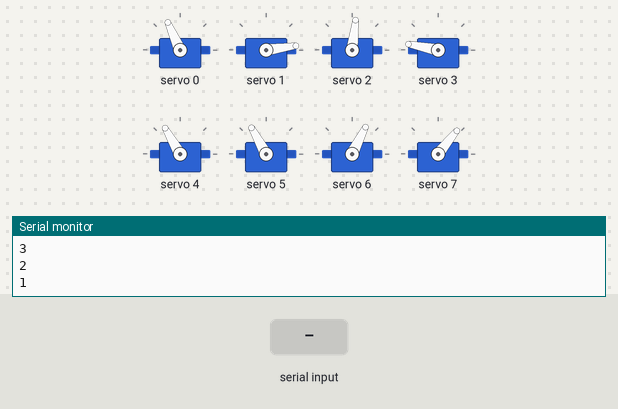
The sketch below on a simulated ESP32. Shown: 8 × servo, the last lines printed to the serial monitor. The inputs (shaded band) are chosen by the test bench.

Above: at 12.2 s.
12.3 s: "2" received over Serial
At 12.88 s:
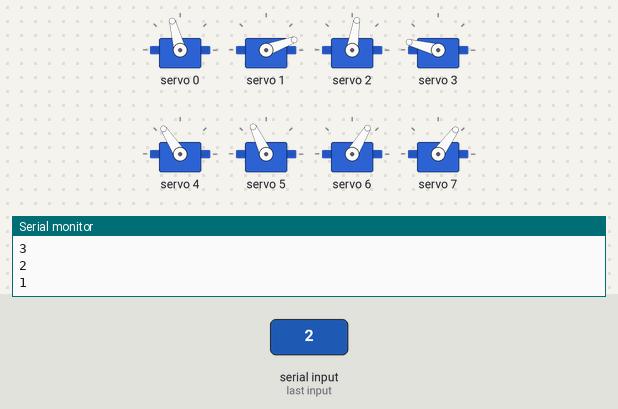
15.3 s: "0" received over Serial
At 15.3 s:
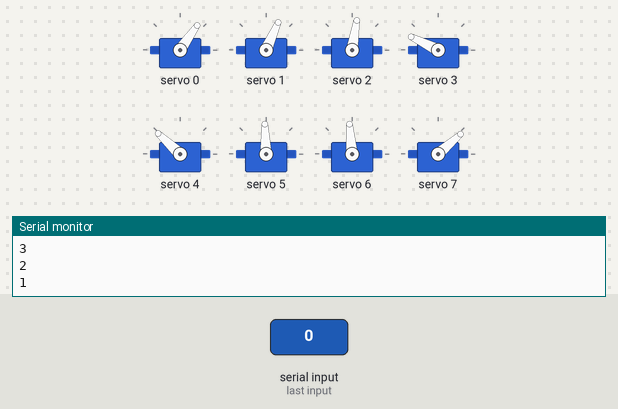
16.8 s: "1" received over Serial
At 17.7 s:
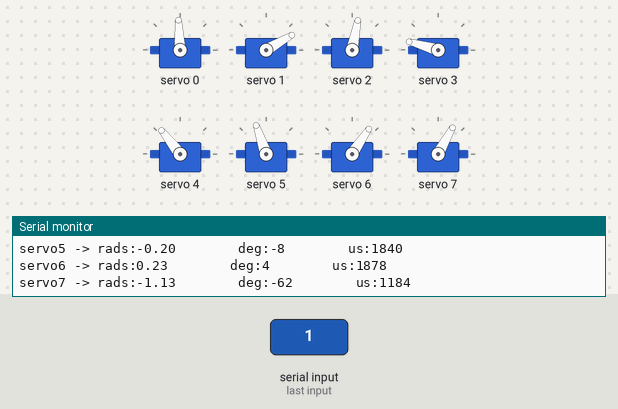
Timing chart, 0 to 31.8 s (numbered marks = the images above; inputs shaded):
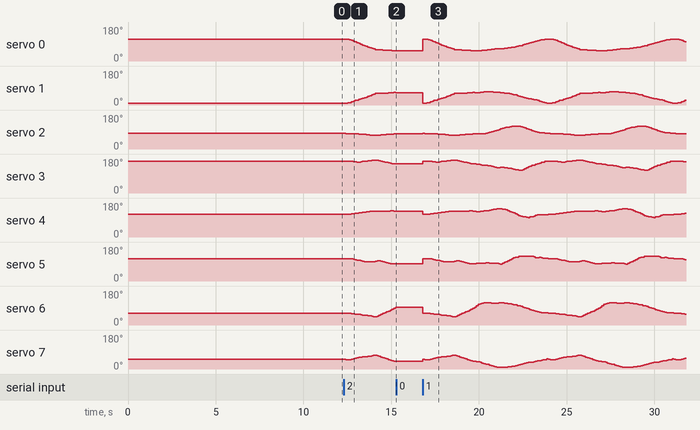

The sketch:

3D_SS_16.ino
```cpp
// HOW TO:
// ------------------------------
// Serial input = 2 -> Steps through gait sequence once and stops at the end.
// Serial input = 1 -> Steps through gait sequence in a loop.
// Serial input = 0 -> Stops infinite loop at the node where it is at that moment

//Gait template
#include <Wire.h>
#include <Adafruit_PWMServoDriver.h>

Adafruit_PWMServoDriver pca9685 = Adafruit_PWMServoDriver();

#define SERVO_FREQ 300
#define SER0 0 //Hip 1
#define SER1 1 //Knee 1
#define SER2 2 //Hip 2
#define SER3 3 //Knee 2
#define SER4 4 //Hip 3
#define SER5 5 //Knee 3
#define SER6 6 //Hip 4
#define SER7 7 //Knee 4


// Insert servo angles here:
// For 3D gaits, these angles are obtained from linearisation.py
// For 2D gaits, these angles are obtained from 2D_trajectory_reader.py
float SS_servo0[] = {-0.51316214, -0.51897993, -0.510275  , -0.44528774, -0.37155904, -0.29135485, -0.19706992, -0.10278498,  0.00378049,  0.12385947,  0.24106328,  0.32343962,  0.40843893,  0.49365119,  0.57567958,  0.64726378,  0.71872154,  0.81051501,  0.84693397,  0.8439906 ,  0.84522097,  0.85874157,  0.87351778,  0.89331527,  0.9038306 ,  0.91294225,  0.92517094,  0.93739963,  0.9550462 ,  0.97475399,  0.97244888,  0.94492953,  0.92243635,  0.90433973,  0.88250628,  0.85287521,  0.81945515,  0.78370912,  0.75023634,  0.71474527,  0.7078452 ,  0.70541143,  0.70093168,  0.68116859,  0.65796212,  0.62728061,  0.59659909,  0.56591758,  0.53523607,  0.49759442,  0.44748368,  0.39737294,  0.3472622 ,  0.28679867,  0.2183469 ,  0.14777255,  0.0771982 ,  0.00426407, -0.07435726, -0.1529786 , -0.22711051, -0.28898838, -0.34987064, -0.40379051, -0.43741803, -0.46803365, -0.49974562, -0.5042074 };
float SS_servo1[] = {1.93167226, 1.89912154, 1.85864021, 1.79209581, 1.71042482, 1.62830386, 1.54865537, 1.46900688, 1.39356533, 1.3227531 , 1.25194714, 1.17318487, 1.09385566, 1.00759405, 0.91825932, 0.82261537, 0.72803709, 0.65682407, 0.62323667, 0.65558243, 0.65163806, 0.64185417, 0.60787803, 0.5783612 , 0.55145622, 0.52801263, 0.51654319, 0.50507375, 0.50929919, 0.51949569, 0.52061473, 0.4972785 , 0.46167831, 0.43615547, 0.42359211, 0.41856314, 0.4283387 , 0.44616411, 0.45549566, 0.46573101, 0.46204883, 0.49239258, 0.51407267, 0.54334076, 0.576862  , 0.61573281, 0.65460362, 0.69347443, 0.73234524, 0.78107083, 0.8474513 , 0.91383177, 0.98021224, 1.05525162, 1.12072721, 1.18173575, 1.2427443 , 1.29795964, 1.33921297, 1.38046631, 1.40909934, 1.44303913, 1.5209233 , 1.60685828, 1.6902899 , 1.76587337, 1.85415644, 1.90998392};
float SS_servo2[] = {-0.28973197, -0.30882053, -0.31653745, -0.3294975 , -0.33637561, -0.3426639 , -0.35240063, -0.36213735, -0.37598814, -0.39436606, -0.41377875, -0.43282747, -0.45544424, -0.47548965, -0.49374453, -0.50667633, -0.52021156, -0.52281782, -0.52343389, -0.50717104, -0.48417055, -0.45872282, -0.44307449, -0.41860142, -0.39967293, -0.38573788, -0.36954368, -0.35334947, -0.33497458, -0.31577006, -0.30032646, -0.30215108, -0.31665568, -0.30605665, -0.25335902, -0.20363307, -0.14631241, -0.08819746, -0.03025172,  0.0376708 ,  0.11137904,  0.18911909,  0.26885817,  0.34222034,  0.40750783,  0.45253591,  0.49756399,  0.54259207,  0.58762014,  0.61766364,  0.62086219,  0.62406074,  0.62725929,  0.57455883,  0.49340398,  0.40642843,  0.31945288,  0.23233327,  0.14486648,  0.05739969, -0.02183871, -0.09253885, -0.14696592, -0.19106339, -0.21583059, -0.2442906 , -0.26489301, -0.26599386};
float SS_servo3[] = {1.79073122, 1.79729876, 1.79251494, 1.77352316, 1.74252902, 1.71024858, 1.69669021, 1.68313184, 1.68783245, 1.71262527, 1.73633184, 1.73223085, 1.77443779, 1.82416702, 1.86628455, 1.8853567 , 1.90953752, 1.92823228, 1.90813099, 1.86436012, 1.79592058, 1.72720526, 1.68508157, 1.62683347, 1.56579335, 1.51958441, 1.48282474, 1.44606508, 1.42191195, 1.40255492, 1.36579099, 1.30516912, 1.2655143 , 1.23842908, 1.21072378, 1.17868712, 1.14971027, 1.11598213, 1.05183124, 0.96048994, 0.90603034, 0.92310041, 0.97574176, 0.9718105 , 0.95582526, 0.91764834, 0.87947142, 0.84129449, 0.80311757, 0.75576667, 0.69198055, 0.62819443, 0.56440832, 0.5804121 , 0.67615787, 0.79524681, 0.91433575, 1.02582726, 1.11900848, 1.2121897 , 1.27517502, 1.35849649, 1.44195359, 1.52475648, 1.60620056, 1.68573845, 1.72929923, 1.78322298};
float SS_servo4[] = {-0.6163669 , -0.6449712 , -0.64882342, -0.66311343, -0.68728793, -0.71473347, -0.74311866, -0.77150384, -0.80565207, -0.84614195, -0.8878689 , -0.92113694, -0.95304617, -0.9801511 , -1.00475031, -1.02320807, -1.03288702, -1.01260022, -1.0062517 , -1.00805919, -1.0175487 , -1.01909697, -1.02826086, -1.02721935, -1.04303661, -1.05686129, -1.05178925, -1.04671722, -1.01853279, -0.98155535, -0.96836502, -1.00288597, -1.03083596, -1.04890455, -1.07245011, -1.11028571, -1.14953381, -1.18904688, -1.23262197, -1.28858889, -1.32114153, -1.33812042, -1.34063907, -1.30288784, -1.2492803 , -1.16340164, -1.07752299, -0.99164434, -0.90576568, -0.80995049, -0.69633393, -0.58271737, -0.46910081, -0.37120049, -0.32029205, -0.28600315, -0.25171425, -0.24131817, -0.28850536, -0.33569255, -0.41393704, -0.49521574, -0.55791871, -0.57874045, -0.55499978, -0.54233893, -0.55710757, -0.56742075};
float SS_servo5[] = {-0.79480647, -0.77952372, -0.77865323, -0.75363132, -0.71910917, -0.68102748, -0.64012001, -0.59921253, -0.54663278, -0.48120884, -0.41972881, -0.41170527, -0.39398546, -0.37651115, -0.36508527, -0.37094714, -0.39129635, -0.45115492, -0.49847833, -0.48362418, -0.4283257 , -0.36924917, -0.29823138, -0.25456904, -0.19706018, -0.15303755, -0.14034372, -0.12764989, -0.15564389, -0.19911741, -0.2145214 , -0.19654489, -0.20852373, -0.22607911, -0.23526951, -0.22837542, -0.22248161, -0.22311379, -0.22336001, -0.20585777, -0.17974118, -0.11887609, -0.08995222, -0.18604475, -0.29445488, -0.40830208, -0.52214929, -0.63599649, -0.7498437 , -0.8460965 , -0.91082886, -0.97556122, -1.04029357, -1.08768718, -1.09525274, -1.08909997, -1.08294719, -1.0726952 , -1.05256384, -1.03243248, -0.979347  , -0.89482024, -0.86529912, -0.94036883, -0.88460677, -0.82506831, -0.83611242, -0.81835782};
float SS_servo6[] = {-0.58388404, -0.60287677, -0.61201465, -0.6328137 , -0.65108615, -0.67277385, -0.69612589, -0.71947793, -0.74577124, -0.77530112, -0.80534653, -0.83158675, -0.85383204, -0.87664473, -0.89973208, -0.92336107, -0.94364732, -0.94363433, -0.91435454, -0.82369589, -0.72568596, -0.63156765, -0.54803904, -0.45588351, -0.3780484 , -0.29088262, -0.18015314, -0.06942366,  0.07334476,  0.22830227,  0.36594785,  0.43426337,  0.4820008 ,  0.52091051,  0.52221131,  0.51430483,  0.50944625,  0.50470483,  0.49740844,  0.49400645,  0.49905101,  0.51801452,  0.52520109,  0.5150255 ,  0.49959575,  0.47025761,  0.44091947,  0.41158134,  0.3822432 ,  0.34457997,  0.29200229,  0.23942461,  0.18684693,  0.12861394,  0.06771402,  0.0063066 , -0.05510082, -0.11997353, -0.19319782, -0.26642212, -0.34451828, -0.41438529, -0.46588252, -0.50527723, -0.52593768, -0.54828655, -0.56944283, -0.57263716};
float SS_servo7[] = {-0.84024677, -0.87777946, -0.89539714, -0.86376262, -0.82387703, -0.77094233, -0.72248675, -0.67403117, -0.6243549 , -0.57333537, -0.52672383, -0.5160608 , -0.50019901, -0.46936702, -0.4367565 , -0.39936925, -0.36121795, -0.33424967, -0.39958855, -0.48626082, -0.56346068, -0.63999059, -0.72222105, -0.80160315, -0.87619905, -0.94467656, -1.00249948, -1.06032239, -1.09922772, -1.13093593, -1.16852018, -1.23416079, -1.31016046, -1.37055824, -1.42770013, -1.48267881, -1.54827493, -1.62025456, -1.69640203, -1.77607784, -1.82405628, -1.83937165, -1.83658904, -1.84282277, -1.84068922, -1.81048396, -1.7802787 , -1.75007343, -1.71986817, -1.67743279, -1.6130871 , -1.54874141, -1.48439572, -1.41616919, -1.36414718, -1.31870692, -1.27326666, -1.23422504, -1.2106046 , -1.18698415, -1.1513938 , -1.08790577, -1.03249917, -0.9916621 , -0.94017727, -0.8874735 , -0.86177988, -0.81554659};

int node=0;
int first=0;
int input=0;
int end_time=0;
int time_step=100000;
int steps = sizeof(SS_servo0)/sizeof(SS_servo0[0]);
int one_print = 0;

// -------------------Joint configurations-------------------
int servo0=0;
int servo0_deg=0;
int servo1=0;
int servo1_deg=0;
int servo2=0;
int servo2_deg=0;
int servo3=0;
int servo3_deg=0;
int servo4=0;
int servo4_deg=0;
int servo5=0;
int servo5_deg=0;
int servo6=0;
int servo6_deg=0;
int servo7=0;
int servo7_deg=0;

void setup() {
  Serial.begin(115200);
  pca9685.begin();

  pca9685.setOscillatorFrequency(27000000); //Value between 24MHz and 27MHz, tuned for this setup
  pca9685.setPWMFreq(SERVO_FREQ);
  delay (1000);

  servo0_deg=SS_servo0[0]/3.14159265*180;
  servo0=map(servo0_deg,-38,90,2200,1030);
  servo1_deg=SS_servo1[0]/3.14159265*180;
  servo1=map(servo1_deg,-90,90,2600,950);
  servo2_deg=SS_servo2[0]/3.14159265*180;
  servo2=map(servo2_deg,-38,90,1510,2730);
  servo3_deg=SS_servo3[0]/3.14159265*180;
  servo3=map(servo3_deg,-90,90,1100,2700);
  servo4_deg=SS_servo4[0]/3.14159265*180;
  servo4=map(servo4_deg,-90,38,2700,1500);
  servo5_deg=SS_servo5[0]/3.14159265*180;
  servo5=map(servo5_deg,-90,90,2600,930);
  servo6_deg=SS_servo6[0]/3.14159265*180;
  servo6=map(servo6_deg,-90,38,850,2250);
  servo7_deg=SS_servo7[0]/3.14159265*180;
  servo7=map(servo7_deg,-90,90,920,2620);

  pca9685.setPWM(SER0,0,servo0);
  pca9685.setPWM(SER1,0,servo1);
  pca9685.setPWM(SER2,0,servo2);
  pca9685.setPWM(SER3,0,servo3);
  pca9685.setPWM(SER4,0,servo4);
  pca9685.setPWM(SER5,0,servo5);
  pca9685.setPWM(SER6,0,servo6);
  pca9685.setPWM(SER7,0,servo7);

  Serial.print("Node:");
  Serial.println(node);
  Serial.print("servo0 -> rads:");
  Serial.print(SS_servo0[node]);
  Serial.print("        deg:");
  Serial.print(servo0_deg);
  Serial.print("        us:");
  Serial.println(servo0);
  Serial.print("servo1 -> rads:");
  Serial.print(SS_servo1[node]);
  Serial.print("        deg:");
  Serial.print(servo1_deg);
  Serial.print("        us:");
  Serial.println(servo1);
  Serial.print("servo2 -> rads:");
  Serial.print(SS_servo2[node]);
  Serial.print("        deg:");
  Serial.print(servo2_deg);
  Serial.print("        us:");
  Serial.println(servo2);
  Serial.print("servo3 -> rads:");
  Serial.print(SS_servo3[node]);
  Serial.print("        deg:");
  Serial.print(servo3_deg);
  Serial.print("        us:");
  Serial.println(servo3);
  Serial.print("servo4 -> rads:");
  Serial.print(SS_servo4[node]);
  Serial.print("        deg:");
  Serial.print(servo4_deg);
  Serial.print("        us:");
  Serial.println(servo4);
  Serial.print("servo5 -> rads:");
  Serial.print(SS_servo5[node]);
  Serial.print("        deg:");
  Serial.print(servo5_deg);
  Serial.print("        us:");
  Serial.println(servo5);
  Serial.print("servo6 -> rads:");
  Serial.print(SS_servo6[node]);
  Serial.print("        deg:");
  Serial.print(servo6_deg);
  Serial.print("        us:");
  Serial.println(servo6);
  Serial.print("servo7 -> rads:");
  Serial.print(SS_servo7[node]);
  Serial.print("        deg:");
  Serial.print(servo7_deg);
  Serial.print("        us:");
  Serial.println(servo7);

  Serial.println("10");
  delay(1000);
  Serial.println("9");
  delay(1000);
  Serial.println("8");
  delay(1000);
  Serial.println("7");
  delay(1000);
  Serial.println("6");
  delay(1000);
  Serial.println("5");
  delay(1000);
  Serial.println("4");
  delay(1000);
  Serial.println("3");
  delay(1000);
  Serial.println("2");
  delay(1000);
  Serial.println("1");
  delay(1000);

}

void loop()
{
  if(Serial.available()>0)
  {
    first=Serial.read();
    if(first=='2')
    {
      input=2;
      node=0;
      one_print=1;
    }
    if(first=='1')
    {
      input=1;
      node=0;
      one_print=1;
    }
    if(first=='0')
    {
      input=0;
    }
  }
  if(input==1 or input==2)
  {
      if(esp_timer_get_time()>=end_time)
      {
        servo0_deg=SS_servo0[node]/3.14159265*180;
        servo0=map(servo0_deg,-38,90,2200,1030);
        servo1_deg=SS_servo1[node]/3.14159265*180;
        servo1=map(servo1_deg,-90,90,2600,950);
        servo2_deg=SS_servo2[node]/3.14159265*180;
        servo2=map(servo2_deg,-38,90,1510,2730);
        servo3_deg=SS_servo3[node]/3.14159265*180;
        servo3=map(servo3_deg,-90,90,1100,2700);
        servo4_deg=SS_servo4[node]/3.14159265*180;
        servo4=map(servo4_deg,-90,38,2700,1500);
        servo5_deg=SS_servo5[node]/3.14159265*180;
        servo5=map(servo5_deg,-90,90,2600,930);
        servo6_deg=SS_servo6[node]/3.14159265*180;
        servo6=map(servo6_deg,-90,38,850,2250);
        servo7_deg=SS_servo7[node]/3.14159265*180;
        servo7=map(servo7_deg,-90,90,920,2620);

        pca9685.setPWM(SER0,0,servo0);
        pca9685.setPWM(SER1,0,servo1);
        pca9685.setPWM(SER2,0,servo2);
        pca9685.setPWM(SER3,0,servo3);
        pca9685.setPWM(SER4,0,servo4);
        pca9685.setPWM(SER5,0,servo5);
        pca9685.setPWM(SER6,0,servo6);
        pca9685.setPWM(SER7,0,servo7);

        node+=1;
        if(node>=steps and input==1)
        {
          Serial.print("Input:");
          Serial.println(input);
          node=0;
        }
        if(node>=steps and input==2)
        {
          Serial.print("Input:");
          Serial.println(input);
          input=0;
        }
         end_time=esp_timer_get_time()+time_step;
      }
   }

  if(input == 0)
  {
        pca9685.setPWM(SER0,0,servo0);
        pca9685.setPWM(SER1,0,servo1);
        pca9685.setPWM(SER2,0,servo2);
        pca9685.setPWM(SER3,0,servo3);
        pca9685.setPWM(SER4,0,servo4);
        pca9685.setPWM(SER5,0,servo5);
        pca9685.setPWM(SER6,0,servo6);
        pca9685.setPWM(SER7,0,servo7);

        if(one_print==1)
        {
          Serial.print("Input:");
          Serial.println(input);
          Serial.print("Node:");
          Serial.println(node);
          Serial.print("servo0 -> rads:");
          Serial.print(SS_servo0[node]);
          Serial.print("        deg:");
          Serial.print(servo0_deg);
          Serial.print("        us:");
          Serial.println(servo0);
          Serial.print("servo1 -> rads:");
          Serial.print(SS_servo1[node]);
          Serial.print("        deg:");
          Serial.print(servo1_deg);
          Serial.print("        us:");
          Serial.println(servo1);
          Serial.print("servo2 -> rads:");
          Serial.print(SS_servo2[node]);
          Serial.print("        deg:");
          Serial.print(servo2_deg);
          Serial.print("        us:");
          Serial.println(servo2);
          Serial.print("servo3 -> rads:");
          Serial.print(SS_servo3[node]);
          Serial.print("        deg:");
          Serial.print(servo3_deg);
          Serial.print("        us:");
          Serial.println(servo3);
          Serial.print("servo4 -> rads:");
          Serial.print(SS_servo4[node]);
          Serial.print("        deg:");
          Serial.print(servo4_deg);
          Serial.print("        us:");
          Serial.println(servo4);
          Serial.print("servo5 -> rads:");
          Serial.print(SS_servo5[node]);
          Serial.print("        deg:");
          Serial.print(servo5_deg);
          Serial.print("        us:");
          Serial.println(servo5);
          Serial.print("servo6 -> rads:");
          Serial.print(SS_servo6[node]);
          Serial.print("        deg:");
          Serial.print(servo6_deg);
          Serial.print("        us:");
          Serial.println(servo6);
          Serial.print("servo7 -> rads:");
          Serial.print(SS_servo7[node]);
          Serial.print("        deg:");
          Serial.print(servo7_deg);
          Serial.print("        us:");
          Serial.println(servo7);
          one_print=0;
        }

  }
}
```

Measured:
- after the input at 15.3 s, servo 0: stops changing and stays 55°; servo 1: stays 66° (without the input it goes to 67° after 0.27 s); servo 2: stops changing and stays 81°; servo 3: stops changing and stays 154°; servo 4: stops changing and stays 137°
